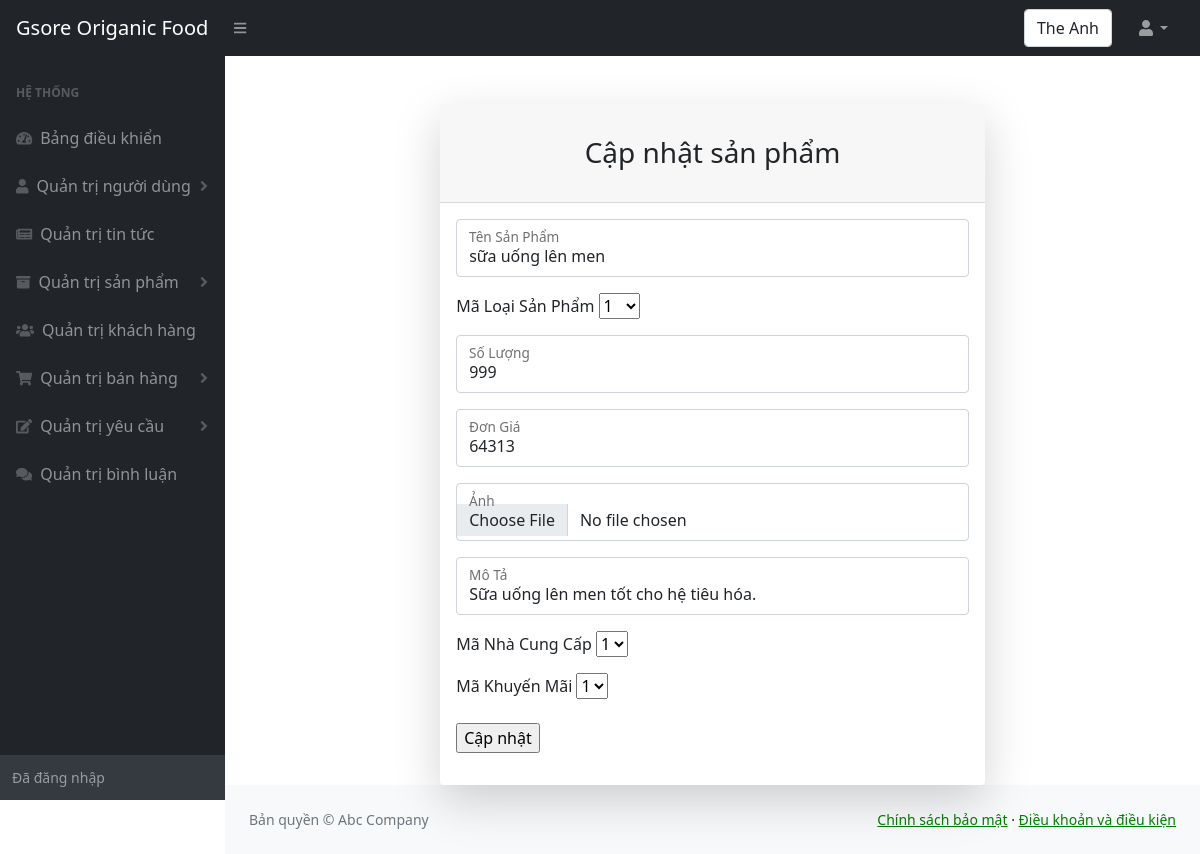
/admin/sanphamsua.php?id=27 (signed in), run on the app's committed database.
### tables this page shows
CREATE TABLE `sanpham` (
  `masanpham` int(10) NOT NULL,
  `tensanpham` varchar(100) NOT NULL,
  `maloaisanpham` int(10) NOT NULL,
  `soluong` int(15) NOT NULL,
  `dongia` int(15) NOT NULL,
  `anh` varchar(200) NOT NULL,
  `mota` text NOT NULL,
  `manhacungcap` int(10) NOT NULL,
  `makhuyenmai` int(10) NOT NULL
);

### admin/sanphamsua.php (the view, shortened to what this page needs)
<!DOCTYPE html>
<html lang="en">
    <head>
        <link href="https://cdn.jsdelivr.net/npm/simple-datatables@latest/dist/style.css" rel="stylesheet" />
        <link href="css/styles.css" rel="stylesheet" />
    </head>
    <body class="sb-nav-fixed">
        <nav class="sb-topnav navbar navbar-expand navbar-dark bg-dark">
            <a class="navbar-brand ps-3" href="../index.php">Gsore Origanic Food </a>
            <button class="btn btn-link btn-sm order-1 order-lg-0 me-4 me-lg-0" id="sidebarToggle" href="#!"><i class="fas fa-bars"></i></button>
            <form class="d-none d-md-inline-block form-inline ms-auto me-0 me-md-3 my-2 my-md-0">
                <div class="input-group">
                  <div class="form-control"><?php  echo $_SESSION['ten_nguoi_dung'];?>  </div>
                </div>
            </form>
            <ul class="navbar-nav ms-auto ms-md-0 me-3 me-lg-4">
                <li class="nav-item dropdown">
                    <a class="nav-link dropdown-toggle" id="navbarDropdown" href="#" role="button" data-bs-toggle="dropdown" aria-expanded="false"><i class="fas fa-user fa-fw"></i></a>
                </li>
            </ul>
        </nav>
        <div id="layoutSidenav">
        <div id="layoutSidenav_nav" >
                <nav class="sb-sidenav accordion sb-sidenav-dark" id="sidenavAccordion">
                    <div class="sb-sidenav-menu">
                        <div class="nav">
                            <div class="sb-sidenav-menu-heading">Hệ thống</div>
                            <a class="nav-link" href="index.php">
                                <div class="sb-nav-link-icon"><i class="fas fa-tachometer-alt"></i></div>
                                Bảng điều khiển
                            </a>
                            <a class="nav-link collapsed" href="nguoidung.php" data-bs-toggle="collapse" data-bs-target="#collapseOne" aria-expanded="false" aria-controls="collapseOne">
                                <div class="sb-nav-link-icon"><i class="fas fa-user"></i></div>
                                Quản trị người dùng
                                <div class="sb-sidenav-collapse-arrow"><i class="fas fa-angle-down"></i></div>
                            </a>
                            <a class="nav-link" href="tintuc.php">
                                <div class="sb-nav-link-icon"><i class="fas fa-newspaper"></i></div>
                                    Quản trị tin tức
                            </a>
                            <a class="nav-link collapsed" href="#" data-bs-toggle="collapse" data-bs-target="#collapseTwo" aria-expanded="false" aria-controls="collapseTwo">
                                <div class="sb-nav-link-icon"><i class="fas fa-archive"></i></div>
                                Quản trị sản phẩm
                                <div class="sb-sidenav-collapse-arrow"><i class="fas fa-angle-down"></i></div>
                            </a>
                            <a class="nav-link" href="khachhang.php">
                                <div class="sb-nav-link-icon"><i class="fas fa-users"></i></div>
                                Quản trị khách hàng
                            </a>
                            <a class="nav-link collapsed" href="#" data-bs-toggle="collapse" data-bs-target="#collapseThree" aria-expanded="false" aria-controls="collapseThree">
                                <div class="sb-nav-link-icon"><i class="fas fa-shopping-cart"></i></div>
                                Quản trị bán hàng
                                <div class="sb-sidenav-collapse-arrow"><i class="fas fa-angle-down"></i></div>
                            </a>
                            <a class="nav-link collapsed" href="#" data-bs-toggle="collapse" data-bs-target="#collapseFour" aria-expanded="false" aria-controls="collapseFour">
                                <div class="sb-nav-link-icon"><i class="fas fa-edit"></i></div>
                                Quản trị yêu cầu
                                <div class="sb-sidenav-collapse-arrow"><i class="fas fa-angle-down"></i></div>
                            </a>
                            <a class="nav-link" href="binhluan.php">
                                <div class="sb-nav-link-icon"><i class="fas fa-comments"></i></div>
                                Quản trị bình luận
                            </a>
                        </div>
                    </div>
                    <div class="sb-sidenav-footer">
                        <div class="small">Đã đăng nhập</div>
                    </div>
                </nav>
            </div>
            <?php
             include("../config.php");
             $ma_san_pham = $_GET["id"];
             $sql = "
                       SELECT *
                       FROM sanpham
                       WHERE masanpham = '".$ma_san_pham."'  ;
             ";
             $san_pham= mysqli_query($ket_noi, $sql);
                $row = mysqli_fetch_array($san_pham);
            ;?>
            <div id="layoutSidenav_content">
                <main>
                    <div class="container">
                        <div class="row justify-content-center">
                            <div class="col-lg-7">
                                <div class="card shadow-lg border-0 rounded-lg mt-5">
                                    <div class="card-header"><h3 class="text-center font-weight-light my-4">Cập nhật sản phẩm</h3></div>
                                    <div class="card-body">
                                        <form method="POST" action="sanphamsuathuchien.php" enctype="multipart/form-data">
                                            <div class="form-floating mb-3">
                                                <input class="form-control" id="txtTenSanPham" type="text" placeholder="Tên Sản Phẩm" name="txtTenSanPham" value="<?php echo $row["tensanpham"];?>" />
                                                <label for="txtTenSanPham">Tên Sản Phẩm</label>
                                            </div>
                                            <div class="form-floating mb-3">
                                                <tr>
                                                    <td for="txtMaLoaiSanPham">Mã Loại Sản Phẩm</td>
                                                    <td><select name="txtMaLoaiSanPham">
                                                        <?php
                                                        include("../config.php");
                                                        $sql = "SELECT *
                                                                FROM loaisanpham
                                                                ";
                                                        $san_pham = mysqli_query($ket_noi,$sql);
                                                        while($row = mysqli_fetch_array($san_pham)){
                                                            ;?>
                                                                <option value="<?php echo $row["maloaisanpham"];?>"><?php echo $row["maloaisanpham"];?></option>
                                                                <?php
                                                        }
                                                        ;?>
                                                    </select>
                                                    </td>
                                                </tr>
                                            <br>
                                            </div>
                                            <?php
                                            include("../config.php");
                                            $ma_san_pham = $_GET["id"];
                                            $sql = "
                                                        SELECT *
                                                        FROM sanpham
                                                        WHERE masanpham = '".$ma_san_pham."'  ;
                                            ";
                                            $san_pham= mysqli_query($ket_noi, $sql);
                                                $row = mysqli_fetch_array($san_pham);
                                            ;?>
                                            <div class="form-floating mb-3">
                                            <input class="form-control" placeholder="Số Lượng" name="txtSoLuong" id="txtSoLuong" value="<?php echo $row["soluong"];?>"/>
                                                <label for="txtSoLuong">Số Lượng</label>
                                            </div>
                                            <div class="form-floating mb-3">
                                            <input class="form-control" placeholder="Đơn Giá" name="txtDonGia" id="txtDonGia" value="<?php echo $row["dongia"];?>"/>
                                                <label for="txtDonGia">Đơn Giá</label>
                                            </div>
                                            <div class="form-floating mb-3">
                                            <input class="form-control" placeholder="Ảnh"  type="file" name="txtAnh" id="txtAnh" value="<?php echo $row["anh"];?>"/>
                                                <label for="txtAnh">Ảnh</label>
                                            </div>
                                            <div class="form-floating mb-3">
                                                 <input class="form-control" placeholder="Mô Tả" name="txtMoTa" id="txtMoTa" value="<?php echo $row["mota"];?>"/>
                                                <label for="txtMoTa">Mô Tả</label>
                                            </div>
                                            <div class="form-floating mb-3">
                                            <div class="form-floating mb-3">
                                                <tr>
                                                    <td for="txtMaNhaCungCap">Mã Nhà Cung Cấp</td>
                                                    <td><select name="txtMaNhaCungCap">
                                                        <?php
                                                        include("../config.php");
                                                        $sql = "SELECT *
                                                                FROM nhacungcap
                                                                ";
                                                        $san_pham = mysqli_query($ket_noi,$sql);
                                                        while($row = mysqli_fetch_array($san_pham)){
                                                            ;?>
                                                                <option value="<?php echo $row["manhacungcap"];?>"><?php echo $row["manhacungcap"];?></option>
                                                                <?php
                                                        }
                                                        ;?>
                                                    </select>
                                                    </td>
                                                </tr>
                                            <br>
                                            </div>
                                            </div>
                                            <div class="form-floating mb-3">
                                            <div class="form-floating mb-3">
                                                <tr>
                                                    <td for="txtMaKhuyenMai">Mã Khuyến Mãi</td>
                                                    <td><select name="txtMaKhuyenMai">
                                                        <?php
                                                        include("../config.php");
                                                        $sql = "SELECT *
                                                                FROM khuyenmai
                                                                ";
                                                        $san_pham = mysqli_query($ket_noi,$sql);
                                                        while($row = mysqli_fetch_array($san_pham)){
                                                            ;?>
                                                                <option value="<?php echo $row["makhuyenmai"];?>"><?php echo $row["makhuyenmai"];?></option>
                                                                <?php
                                                        }
                                                        ;?>
                                                    </select>
                                                    </td>
                                                </tr>
                                            <br>
                                            </div>
                                            <div class="mt-4 mb-0">
                                                <input type="submit" name="btnSubmit" value="Cập nhật">
                                            </div>
                                        </form>
                                    </div>
                                </div>
                            </div>
                        </div>
                    </div>
                </main>
                <footer class="py-4 bg-light mt-auto">
                    <div class="container-fluid px-4">
                        <div class="d-flex align-items-center justify-content-between small">
                            <div class="text-muted">Bản quyền &copy; Abc Company</div>
                            <div>
                                <a href="chinhsachbaomat.php">Chính sách bảo mật</a>
                                &middot;
                                <a href="chinhsachbaomat.php">Điều khoản và điều kiện</a>
                            </div>
                        </div>
                    </div>
                </footer>
            </div>
        </div>
    </body>
</html>

### data on the page
sanpham: txtTenSanPham "sữa uống lên men", txtSoLuong "999", txtDonGia "64313", txtMoTa "Sữa uống lên men tốt cho hệ tiêu hóa."

### other printed values
$_SESSION['ten_nguoi_dung'] "The Anh"
form field txtMaLoaiSanPham "1"
form field txtMaNhaCungCap "1"
form field txtMaKhuyenMai "1"
